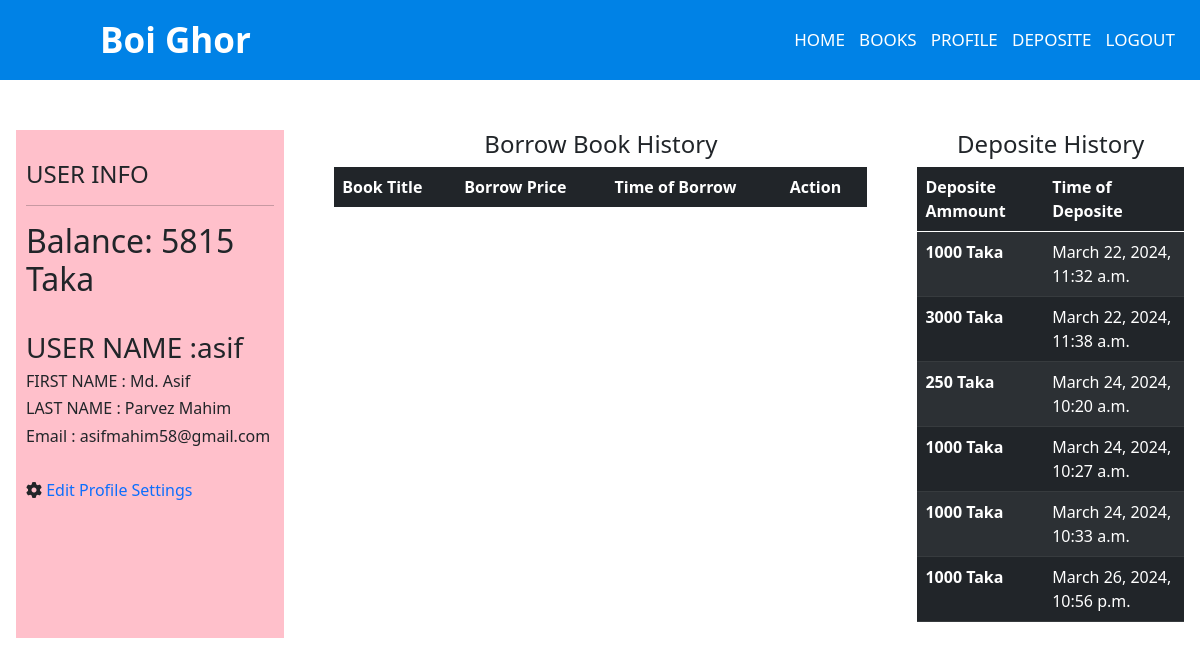
The page /user/profile/ (signed in) on the database its author committed.
### deposite/models.py (models this page shows, shortened)
class Deposite_Amount(models.Model):
    user = models.ForeignKey(User, on_delete=models.CASCADE)
    amount = models.CharField(max_length=200)
    depo_time = models.DateTimeField(auto_now_add=True, blank=True, null=True)

### account/views.py (the view)
# urls.py: path("profile/", views.profile, name="profile"),
@login_required
def profile(request):
    user = request.user.id
    balance = Balance.objects.get(user=request.user).balance
    user = request.user
    depo_history = Deposite_Amount.objects.filter(user=user)
    cart_show = Cart.objects.filter(user=user)
    return render(
        request,
        "profile.html",
        {"balance": balance, "depos": depo_history, "carts": cart_show},
    )

### account/templates/profile.html (shortened to what this page needs)
{% extends 'base.html' %}  {%load static%} {%block link%}
<link rel="stylesheet" href="{% static 'profile.css' %}" />{%endblock%} <br />
{%block content%}
<div class="profile">
  <div class="main px-3">
    <div class="side_bar w-25">
      <h4>USER INFO</h4>
      <hr />
      <h2>Balance: {{balance}} Taka</h2>
      <br />
      <h3>USER NAME :{{user.username}}</h3>
      <h6>FIRST NAME : {{user.first_name}}</h6>
      <h6>LAST NAME : {{user.last_name}}</h6>
      <h6>Email : {{user.email}}</h6>
      <br />
      <i class="fa-solid fa-gear"></i>
      <a href="{%url "info_change"%}" class="text-decoration-none">Edit Profile Settings</a>
    </div>
    <div class="courses_enrolled w-50">
      <h4 class="d-flex justify-content-center">Borrow Book History</h4>
      <table class="table table-dark table-striped">
        <thead>
          <tr>
            <th scope="col">Book Title</th>
            <th scope="col">Borrow Price</th>
            <th scope="col">Time of Borrow</th>
            <th scope="col">Action</th>
          </tr>
        </thead>
      </table>
    </div>
    <div class="deposite_history w-25">
      <h4 class="d-flex justify-content-center">Deposite History</h4>
      <table class="table table-dark table-striped">
        <thead>
          <tr>
            <th scope="col">Deposite Ammount</th>
            <th scope="col">Time of Deposite</th>
          </tr>
        </thead>
        <tbody>
          {%for depo in depos%}
          <tr>
            <th scope="row">{{depo.amount}} Taka</th>
            <td>{{depo.depo_time}}</td>
          </tr>
          {%endfor%}
        </tbody>
      </table>
    </div>
  </div>
</div>
{%endblock%}

### account/static/profile.css (style rules this page uses)
.main { display: flex; column-gap: 50px; margin-top: 50px; }
.side_bar { padding-left: 10px; padding-right: 10px; width: 20%; background-color: pink; padding-bottom: 20px; padding-top: 30px; }
.courses_enrolled { width: auto; width: 80%; height: 420px; }

### static/css/nav.css (style rules this page uses)
* { padding: 0; margin: 0; text-decoration: none; list-style: none; box-sizing: border-box; }
body { font-family: montserrat; }

### rows shown on the page
Deposite_Amount: amount "1000", depo_time "March 22, 2024, 11:32 a.m."
Deposite_Amount: amount "3000", depo_time "March 22, 2024, 11:38 a.m."
Deposite_Amount: amount "250", depo_time "March 24, 2024, 10:20 a.m."
Deposite_Amount: amount "1000", depo_time "March 24, 2024, 10:27 a.m."
Deposite_Amount: amount "1000", depo_time "March 24, 2024, 10:33 a.m."
Deposite_Amount: amount "1000", depo_time "March 26, 2024, 10:56 p.m."

### other values the page prints
{{ balance }} "5815"
{{ user.username }} "asif"
{{ user.first_name }} "Md. Asif"
{{ user.last_name }} "Parvez Mahim"
{{ user.email }} "asifmahim58@gmail.com"
